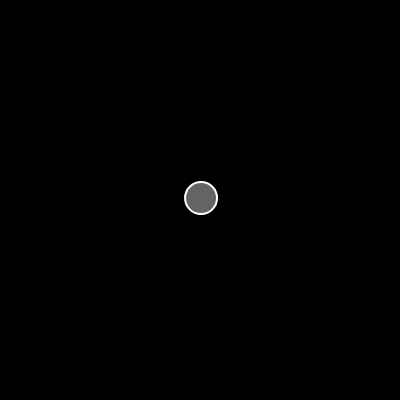
Frame 1 (no input)
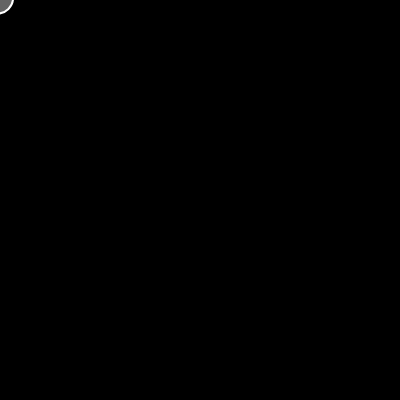
Frame 60 (no input)
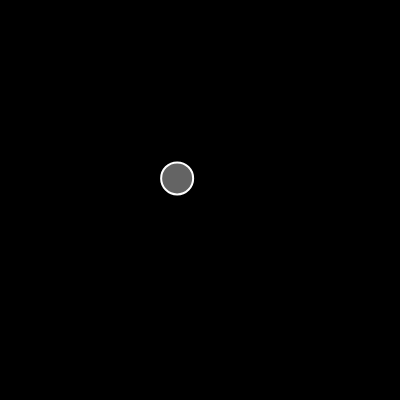
Frame 120 (the mouse pressed at the canvas centre since frame 60)

The p5.js sketch that drew these frames (run headless with seeded random() and noise() and a simulated clock; from frame 60 on, the mouse is pressed at the canvas centre):

// p5.js sketch
// ── sketch.js
// Acceleration Vector
// The Nature of Code
// The Coding Train / Daniel Shiffman
// https://youtu.be/T84AWnntxZA
// https://thecodingtrain.com/learning/nature-of-code/1.6-acceleration-vector.html
// https://editor.p5js.org/codingtrain/sketches/OjCfrdWX

let mover;

function setup() {
  createCanvas(400, 400);
  mover = new Mover(200, 200);
}

function draw() {
  background(0);
  mover.update();
  mover.show();
}

// ── mover.js
// Acceleration Vector
// The Nature of Code
// The Coding Train / Daniel Shiffman
// https://youtu.be/T84AWnntxZA
// https://thecodingtrain.com/learning/nature-of-code/1.6-acceleration-vector.html
// https://editor.p5js.org/codingtrain/sketches/OjCfrdWX

class Mover {
  constructor(x, y) {
    this.pos = createVector(x, y);
    // this.vel = createVector(1, -1);
    this.vel = p5.Vector.random2D();
    this.vel.mult(random(3));
  }

  update() {
    let mouse = createVector(mouseX, mouseY);
    this.acc = p5.Vector.sub(mouse, this.pos);
    this.acc.setMag(1);

    this.vel.add(this.acc);
    this.vel.limit(5);

    this.pos.add(this.vel);
  }

  show() {
    stroke(255);
    strokeWeight(2);
    fill(255, 100);
    ellipse(this.pos.x, this.pos.y, 32);
  }
}
